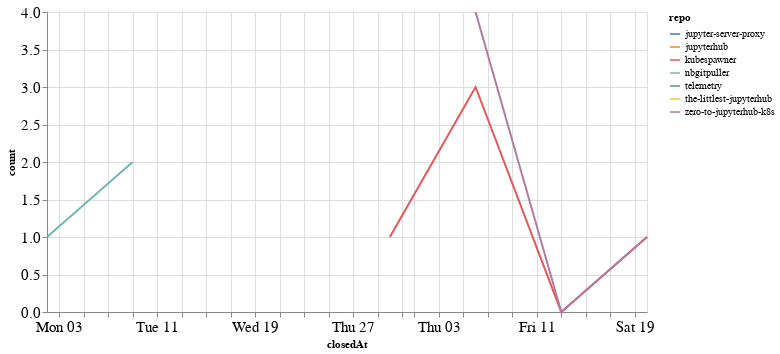

Here is the notebook cell this chart was saved with:
### Code cell
closed_by_time = closed_by.groupby('repo').resample('W', on='closedAt').count()['author'].reset_index()
closed_by_time = closed_by_time.rename(columns={'author': 'count'})

alt.Chart(closed_by_time, width=600).mark_line().encode(
    x='closedAt',
    y='count',
    color='repo',
    tooltip="repo"
)

### Figure 1 — Vega-Lite specification as saved in the notebook (floating-point values rounded to 4 significant figures)
{"config": {"axisLeft": {"labelFontSize": 15}, "axisBottom": {"labelFontSize": 15}}, "data": {"name": "data-df102667207d6a634b7a2ce8e1beef95"}, "mark": "line", "encoding": {"color": {"type": "nominal", "field": "repo"}, "tooltip": {"type": "nominal", "field": "repo"}, "x": {"type": "temporal", "field": "closedAt"}, "y": {"type": "quantitative", "field": "count"}}, "width": 600, "$schema": "https://vega.github.io/schema/vega-lite/v4.8.1.json", "datasets": {"data-df102667207d6a634b7a2ce8e1beef95": [{"repo": "jupyter-server-proxy", "closedAt": "2020-09-20T00:00:00", "count": 2}, {"repo": "jupyterhub", "closedAt": "2020-09-20T00:00:00", "count": 1}, {"repo": "kubespawner", "closedAt": "2020-08-30T00:00:00", "count": 1}, {"repo": "kubespawner", "closedAt": "2020-09-06T00:00:00", "count": 3}, {"repo": "kubespawner", "closedAt": "2020-09-13T00:00:00", "count": 0}, {"repo": "kubespawner", "closedAt": "2020-09-20T00:00:00", "count": 1}, {"repo": "nbgitpuller", "closedAt": "2020-08-02T00:00:00", "count": 1}, {"repo": "nbgitpuller", "closedAt": "2020-08-09T00:00:00", "count": 2}, {"repo": "telemetry", "closedAt": "2020-08-30T00:00:00", "count": 1}, {"repo": "the-littlest-jupyterhub", "closedAt": "2020-09-20T00:00:00", "count": 1}, {"repo": "zero-to-jupyterhub-k8s", "closedAt": "2020-09-06T00:00:00", "count": 4}, {"repo": "zero-to-jupyterhub-k8s", "closedAt": "2020-09-13T00:00:00", "count": 0}, {"repo": "zero-to-jupyterhub-k8s", "closedAt": "2020-09-20T00:00:00", "count": 1}]}}
